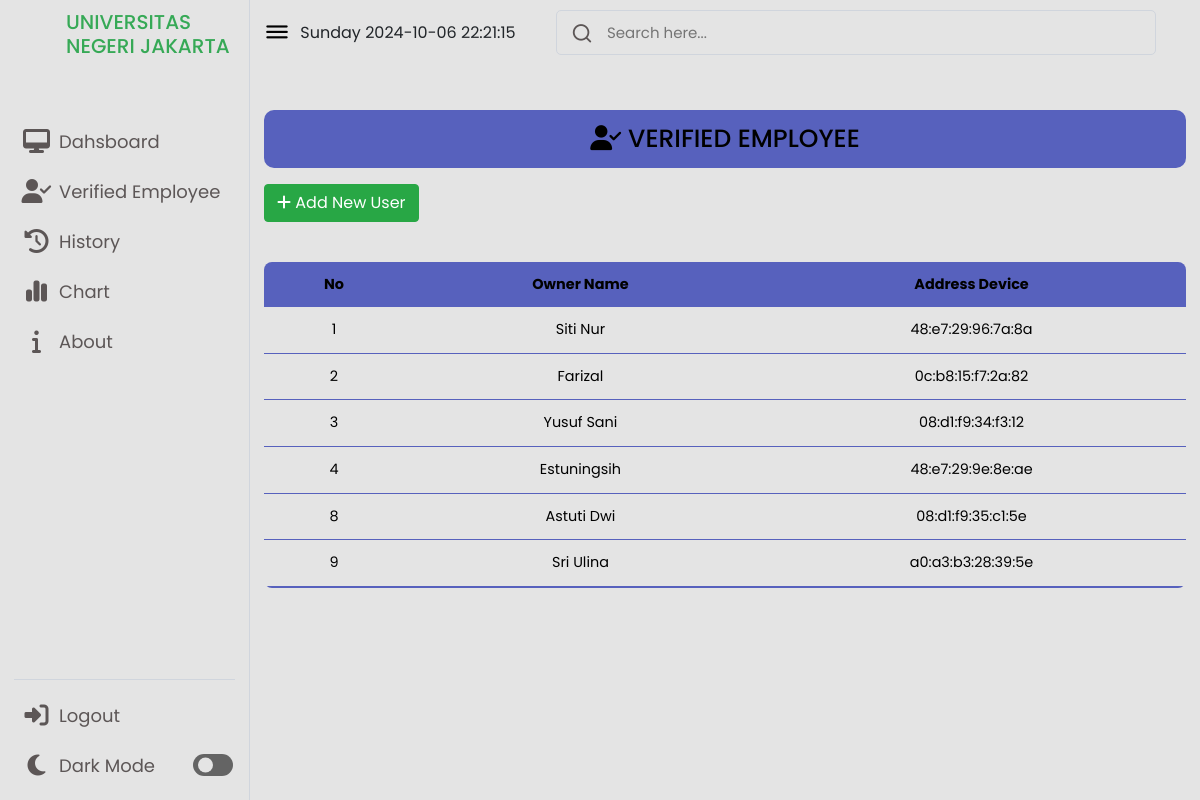
Screenshot of /user.php with the database file from the repository.
### tables this page shows
CREATE TABLE `user` (
  `id` int(11) NOT NULL,
  `owner` varchar(100) NOT NULL,
  `address` varchar(100) NOT NULL
);

### user.php (the view, shortened to what this page needs)
<!DOCTYPE html>
<html lang="en">
<head>
    <?php include "header.php"; ?>
</head>
<body>
    <?php include "menu.php"; ?>
    <section class="dashboard">
        <div class="top">
            <i class="uil uil-bars sidebar-toggle"></i>
            <?php
    $currentDay = date('l');
    echo $currentDay;
?>
<?php
echo date('Y-m-d H:i:s');
?>
            <div class="search-box">
                <i class="uil uil-search"></i>
                <input type="text" placeholder="Search here...">
            </div>
        </div>
        <div>
        <div class="title">
                <i class="fa-solid fa-user-check"></i>
                <span class="text">VERIFIED EMPLOYEE</span>
        </div>
        <table class="content-table">
        <a href="form-daftar.php" class="btn btn-success" style="margin-top: 1rem"  tabindex="-1" role="button" aria-disabled="true">
            <i class="fa-solid fa-plus"></i>
            <span class="text">Add New User</span>
        </a>
            <thead>
                <tr>
                    <th>No</th>
                    <th>Owner Name</th>
                    <th>Address Device</th>
                </tr>
            </thead>
            <tbody>
                <?php
                $conn = mysqli_connect("localhost", "root", "", "mqtt_log");
                $sql = "SELECT * FROM user";
                $result = $conn->query($sql);
                if ($result->num_rows > 0) {
                while ($row = $result-> fetch_assoc()) {
                    echo "<tr>
                    <td>" . $row["id"] . "</td>
                    <td>" . $row["owner"] . "</td>
                    <td>" . $row["address"] . "</td>
                    </tr>";
                    }
                }
                else {
                    echo "No Results";
                }
                ?>
            </tbody>
        </table>
        </div>
    </section>
</body>
</html>

### style.css (style rules this page uses)
* { margin: 0; padding: 0; box-sizing: border-box; font-family: 'Poppins', sans-serif; }
:root { --primary-color: #0E4BF1; --panel-color: rgb(228, 228, 228); --text-color: #000; --black-light-color: #5c5656; --border-color: #d0d5dd; --toggle-color: rgb(100, 100, 100); --box1-color: #5761bd; --box2-color: #36a956; --box3-color: #E7D1FC; --title-icon-color: #fff; --color-danger: #36a956; --color-primary: #5761bd; --color-info-dark: #0f0e0e; --color-white: rgb(255, 255, 255); --color-light: rgba(132, 139, 200, 0.18); --box-shadow: 0 2px 3px var (--color-light); --card-padding: 7px; --card-border-radius: 8px; --border-radius-1: 8px; --color-dark-variant: #677483; --color-dark: #363949; --table-color: #5761bd; --title-color: linear-gradient(to bottom, #10fdae, #4581da); --tran-05: all 0.5s ease; --tran-03: all 0.3s ease; --tran-02: all 0.2s ease; }
body { min-height: 100vh; }
.dashboard { position: relative; left: 250px; background-color: var(--panel-color); min-height: 100vh; width: calc(100% - 250px); padding: 10px 14px; transition: var(--tran-05); }
.dashboard .top { position: fixed; top: 0; left: 250px; display: flex; width: calc(100% - 250px); justify-content: space-between; align-items: center; padding: 10px 14px; background-color: var(--panel-color); transition: var(--tran-05); z-index: 10; }
.dashboard .top .sidebar-toggle { font-size: 26px; color: var(--text-color); cursor: pointer; }
.dashboard .top .search-box { position: relative; height: 45px; max-width: 600px; width: 100%; margin: 0 30px; }
.top .search-box input { position: absolute; border: 1px solid var(--border-color); background-color: var(--panel-color); padding: 0 25px 0 50px; border-radius: 5px; height: 100%; width: 100%; color: var(--text-color); font-size: 15px; font-weight: 400; outline: none; }
.top .search-box i { position: absolute; left: 15px; font-size: 22px; z-index: 10; top: 50%; transform: translateY(-50%); color: var(--black-light-color); }
section .title { font-size: 30px; color: var(--text-color); margin-top: 100px; margin-left:auto; margin-right:auto; text-align: center; font-size: 25px; font-weight: 500; background: var(--table-color); padding: 10px 15px; border-radius: 10px; }
.content-table { position: relative; border-collapse: collapse; font-size: 0.9em; width: 100%; border-radius: 5px 5px 0 0; overflow: hidden; margin-top: 40px; text-align: center; border-radius: var(--card-border-radius); padding: var(--card-padding); }
.content-table thead tr { background-color: var(--table-color); color: var(--text-color); text-align: center; font-weight: bold; }
.content-table th, .content-table td { padding: 12px 15px; }
.content-table tbody tr { border-bottom: 1px solid var(--color-primary); color: var(--text-color); }
.content-table tbody tr:last-of-type { border-bottom: 2px solid var(--table-color); }

### rows the page displays
user: id "1", owner "Siti Nur", address "48:e7:29:96:7a:8a"
user: id "2", owner "Farizal", address "0c:b8:15:f7:2a:82"
user: id "3", owner "Yusuf Sani", address "08:d1:f9:34:f3:12"
user: id "4", owner "Estuningsih", address "48:e7:29:9e:8e:ae"
user: id "8", owner "Astuti Dwi", address "08:d1:f9:35:c1:5e"
user: id "9", owner "Sri Ulina", address "a0:a3:b3:28:39:5e"
